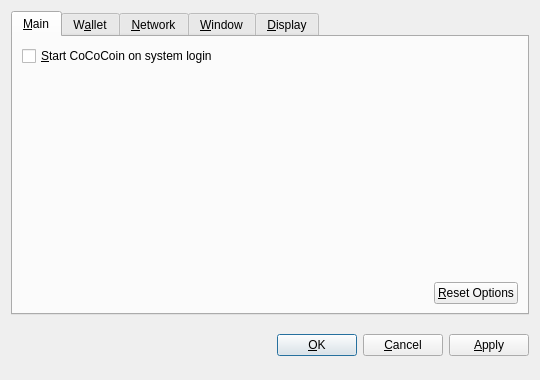
<?xml version="1.0" encoding="UTF-8"?>
<ui version="4.0">
 <class>OptionsDialog</class>
 <widget class="QDialog" name="OptionsDialog">
  <property name="geometry">
   <rect>
    <x>0</x>
    <y>0</y>
    <width>540</width>
    <height>380</height>
   </rect>
  </property>
  <property name="windowTitle">
   <string>Options</string>
  </property>
  <property name="modal">
   <bool>true</bool>
  </property>
  <layout class="QVBoxLayout" name="verticalLayout">
   <item>
    <widget class="QTabWidget" name="tabWidget">
     <property name="tabPosition">
      <enum>QTabWidget::North</enum>
     </property>
     <property name="currentIndex">
      <number>0</number>
     </property>
     <widget class="QWidget" name="tabMain">
      <attribute name="title">
       <string>&amp;Main</string>
      </attribute>
      <layout class="QVBoxLayout" name="verticalLayout_Main">
       <item>
        <widget class="QCheckBox" name="bitcoinAtStartup">
         <property name="toolTip">
          <string>Automatically start CoCoCoin after logging in to the system.</string>
         </property>
         <property name="text">
          <string>&amp;Start CoCoCoin on system login</string>
         </property>
        </widget>
       </item>
       <item>
        <spacer name="verticalSpacer_Main">
         <property name="orientation">
          <enum>Qt::Vertical</enum>
         </property>
         <property name="sizeHint" stdset="0">
          <size>
           <width>20</width>
           <height>40</height>
          </size>
         </property>
        </spacer>
       </item>
       <item>
        <layout class="QHBoxLayout" name="horizontalLayout_2_Main">
         <item>
          <spacer name="horizontalSpacer_2_Main">
           <property name="orientation">
            <enum>Qt::Horizontal</enum>
           </property>
           <property name="sizeHint" stdset="0">
            <size>
             <width>40</width>
             <height>20</height>
            </size>
           </property>
          </spacer>
         </item>
         <item>
          <widget class="QPushButton" name="resetButton">
           <property name="toolTip">
            <string>Reset all client options to default.</string>
           </property>
           <property name="text">
            <string>&amp;Reset Options</string>
           </property>
           <property name="autoDefault">
            <bool>false</bool>
           </property>
          </widget>
         </item>
        </layout>
       </item>
      </layout>
     </widget>
     <widget class="QWidget" name="tabWallet">
      <attribute name="title">
       <string>W&amp;allet</string>
      </attribute>
      <layout class="QVBoxLayout" name="verticalLayout_Network">
       <item>
        <widget class="QLabel" name="transactionFeeInfoLabel">
         <property name="text">
          <string>Optional transaction fee per kB that helps make sure your transactions are processed quickly. Most transactions are 1 kB.</string>
         </property>
         <property name="textFormat">
          <enum>Qt::PlainText</enum>
         </property>
         <property name="wordWrap">
          <bool>true</bool>
         </property>
        </widget>
       </item>
       <item>
        <layout class="QHBoxLayout" name="horizontalLayout_1_Main">
         <item>
          <widget class="QLabel" name="transactionFeeLabel">
           <property name="text">
            <string>Pay transaction &amp;fee</string>
           </property>
           <property name="textFormat">
            <enum>Qt::PlainText</enum>
           </property>
           <property name="buddy">
            <cstring>transactionFee</cstring>
           </property>
          </widget>
         </item>
         <item>
          <widget class="BitcoinAmountField" name="transactionFee"/>
         </item>
         <item>
          <spacer name="horizontalSpacer_1_Main">
           <property name="orientation">
            <enum>Qt::Horizontal</enum>
           </property>
           <property name="sizeHint" stdset="0">
            <size>
             <width>40</width>
             <height>20</height>
            </size>
           </property>
          </spacer>
         </item>
        </layout>
       </item>
       <item>
        <widget class="QLabel" name="label">
         <property name="text">
          <string>If you disable the spending of unconfirmed change, the change from a transaction cannot be used until that transaction has at least one confirmation. This also affects how your balance is computed.</string>
         </property>
         <property name="wordWrap">
          <bool>true</bool>
         </property>
        </widget>
       </item>
       <item>
        <widget class="QCheckBox" name="spendZeroConfChange">
         <property name="text">
          <string>Spend unconfirmed change  (experts only)</string>
         </property>
        </widget>
       </item>
       <item>
        <spacer name="verticalSpacer">
         <property name="orientation">
          <enum>Qt::Vertical</enum>
         </property>
         <property name="sizeHint" stdset="0">
          <size>
           <width>20</width>
           <height>40</height>
          </size>
         </property>
        </spacer>
       </item>
      </layout>
     </widget>
     <widget class="QWidget" name="tabNetwork">
      <attribute name="title">
       <string>&amp;Network</string>
      </attribute>
      <layout class="QVBoxLayout" name="verticalLayout_Network">
       <item>
        <widget class="QCheckBox" name="mapPortUpnp">
         <property name="toolTip">
          <string>Automatically open the CoCoCoin client port on the router. This only works when your router supports UPnP and it is enabled.</string>
         </property>
         <property name="text">
          <string>Map port using &amp;UPnP</string>
         </property>
        </widget>
       </item>
       <item>
        <widget class="QCheckBox" name="connectSocks">
         <property name="toolTip">
          <string>Connect to the CoCoCoin network through a SOCKS proxy (e.g. when connecting through Tor).</string>
         </property>
         <property name="text">
          <string>&amp;Connect through SOCKS proxy:</string>
         </property>
        </widget>
       </item>
       <item>
        <layout class="QHBoxLayout" name="horizontalLayout_Network">
         <item>
          <widget class="QLabel" name="proxyIpLabel">
           <property name="text">
            <string>Proxy &amp;IP:</string>
           </property>
           <property name="textFormat">
            <enum>Qt::PlainText</enum>
           </property>
           <property name="buddy">
            <cstring>proxyIp</cstring>
           </property>
          </widget>
         </item>
         <item>
          <widget class="QValidatedLineEdit" name="proxyIp">
           <property name="maximumSize">
            <size>
             <width>140</width>
             <height>16777215</height>
            </size>
           </property>
           <property name="toolTip">
            <string>IP address of the proxy (e.g. 127.0.0.1)</string>
           </property>
          </widget>
         </item>
         <item>
          <widget class="QLabel" name="proxyPortLabel">
           <property name="text">
            <string>&amp;Port:</string>
           </property>
           <property name="textFormat">
            <enum>Qt::PlainText</enum>
           </property>
           <property name="buddy">
            <cstring>proxyPort</cstring>
           </property>
          </widget>
         </item>
         <item>
          <widget class="QLineEdit" name="proxyPort">
           <property name="maximumSize">
            <size>
             <width>55</width>
             <height>16777215</height>
            </size>
           </property>
           <property name="toolTip">
            <string>Port of the proxy (e.g. 9050)</string>
           </property>
          </widget>
         </item>
         <item>
          <widget class="QLabel" name="socksVersionLabel">
           <property name="text">
            <string>SOCKS &amp;Version:</string>
           </property>
           <property name="textFormat">
            <enum>Qt::PlainText</enum>
           </property>
           <property name="buddy">
            <cstring>socksVersion</cstring>
           </property>
          </widget>
         </item>
         <item>
          <widget class="QValueComboBox" name="socksVersion">
           <property name="toolTip">
            <string>SOCKS version of the proxy (e.g. 5)</string>
           </property>
          </widget>
         </item>
         <item>
          <spacer name="horizontalSpacer_Network">
           <property name="orientation">
            <enum>Qt::Horizontal</enum>
           </property>
           <property name="sizeHint" stdset="0">
            <size>
             <width>40</width>
             <height>20</height>
            </size>
           </property>
          </spacer>
         </item>
        </layout>
       </item>
       <item>
        <spacer name="verticalSpacer_Network">
         <property name="orientation">
          <enum>Qt::Vertical</enum>
         </property>
         <property name="sizeHint" stdset="0">
          <size>
           <width>20</width>
           <height>40</height>
          </size>
         </property>
        </spacer>
       </item>
      </layout>
     </widget>
     <widget class="QWidget" name="tabWindow">
      <attribute name="title">
       <string>&amp;Window</string>
      </attribute>
      <layout class="QVBoxLayout" name="verticalLayout_Window">
       <item>
        <widget class="QCheckBox" name="minimizeToTray">
         <property name="toolTip">
          <string>Show only a tray icon after minimizing the window.</string>
         </property>
         <property name="text">
          <string>&amp;Minimize to the tray instead of the taskbar</string>
         </property>
        </widget>
       </item>
       <item>
        <widget class="QCheckBox" name="minimizeOnClose">
         <property name="toolTip">
          <string>Minimize instead of exit the application when the window is closed. When this option is enabled, the application will be closed only after selecting Quit in the menu.</string>
         </property>
         <property name="text">
          <string>M&amp;inimize on close</string>
         </property>
        </widget>
       </item>
       <item>
        <spacer name="verticalSpacer_Window">
         <property name="orientation">
          <enum>Qt::Vertical</enum>
         </property>
         <property name="sizeHint" stdset="0">
          <size>
           <width>20</width>
           <height>40</height>
          </size>
         </property>
        </spacer>
       </item>
      </layout>
     </widget>
     <widget class="QWidget" name="tabDisplay">
      <attribute name="title">
       <string>&amp;Display</string>
      </attribute>
      <layout class="QVBoxLayout" name="verticalLayout_Display">
       <item>
        <layout class="QHBoxLayout" name="horizontalLayout_1_Display">
         <item>
          <widget class="QLabel" name="langLabel">
           <property name="text">
            <string>User Interface &amp;language:</string>
           </property>
           <property name="textFormat">
            <enum>Qt::PlainText</enum>
           </property>
           <property name="buddy">
            <cstring>lang</cstring>
           </property>
          </widget>
         </item>
         <item>
          <widget class="QValueComboBox" name="lang">
           <property name="toolTip">
            <string>The user interface language can be set here. This setting will take effect after restarting CoCoCoin.</string>
           </property>
          </widget>
         </item>
        </layout>
       </item>
       <item>
        <layout class="QHBoxLayout" name="horizontalLayout_2_Display">
         <item>
          <widget class="QLabel" name="unitLabel">
           <property name="text">
            <string>&amp;Unit to show amounts in:</string>
           </property>
           <property name="textFormat">
            <enum>Qt::PlainText</enum>
           </property>
           <property name="buddy">
            <cstring>unit</cstring>
           </property>
          </widget>
         </item>
         <item>
          <widget class="QValueComboBox" name="unit">
           <property name="toolTip">
            <string>Choose the default subdivision unit to show in the interface and when sending coins.</string>
           </property>
          </widget>
         </item>
        </layout>
       </item>
       <item>
        <widget class="QCheckBox" name="displayAddresses">
         <property name="toolTip">
          <string>Whether to show CoCoCoin addresses in the transaction list or not.</string>
         </property>
         <property name="text">
          <string>&amp;Display addresses in transaction list</string>
         </property>
        </widget>
       </item>
       <item>
        <widget class="QCheckBox" name="coinControlFeatures">
         <property name="toolTip">
          <string>Whether to show coin control features or not.</string>
         </property>
         <property name="text">
          <string>Display coin &amp;control features (experts only!)</string>
         </property>
        </widget>
       </item>
       <item>
        <spacer name="verticalSpacer_Display">
         <property name="orientation">
          <enum>Qt::Vertical</enum>
         </property>
         <property name="sizeHint" stdset="0">
          <size>
           <width>20</width>
           <height>40</height>
          </size>
         </property>
        </spacer>
       </item>
      </layout>
     </widget>
    </widget>
   </item>
   <item>
    <layout class="QHBoxLayout" name="horizontalLayout_Buttons">
     <item>
      <spacer name="horizontalSpacer_1">
       <property name="orientation">
        <enum>Qt::Horizontal</enum>
       </property>
       <property name="sizeHint" stdset="0">
        <size>
         <width>40</width>
         <height>48</height>
        </size>
       </property>
      </spacer>
     </item>
     <item>
      <widget class="QLabel" name="statusLabel">
       <property name="font">
        <font>
         <weight>75</weight>
         <bold>true</bold>
        </font>
       </property>
       <property name="text">
        <string/>
       </property>
       <property name="textFormat">
        <enum>Qt::PlainText</enum>
       </property>
       <property name="wordWrap">
        <bool>true</bool>
       </property>
      </widget>
     </item>
     <item>
      <spacer name="horizontalSpacer_2">
       <property name="orientation">
        <enum>Qt::Horizontal</enum>
       </property>
       <property name="sizeHint" stdset="0">
        <size>
         <width>40</width>
         <height>48</height>
        </size>
       </property>
      </spacer>
     </item>
     <item>
      <widget class="QPushButton" name="okButton">
       <property name="text">
        <string>&amp;OK</string>
       </property>
      </widget>
     </item>
     <item>
      <widget class="QPushButton" name="cancelButton">
       <property name="text">
        <string>&amp;Cancel</string>
       </property>
       <property name="autoDefault">
        <bool>false</bool>
       </property>
      </widget>
     </item>
     <item>
      <widget class="QPushButton" name="applyButton">
       <property name="text">
        <string>&amp;Apply</string>
       </property>
       <property name="autoDefault">
        <bool>false</bool>
       </property>
      </widget>
     </item>
    </layout>
   </item>
  </layout>
 </widget>
 <customwidgets>
  <customwidget>
   <class>BitcoinAmountField</class>
   <extends>QSpinBox</extends>
   <header>bitcoinamountfield.h</header>
  </customwidget>
  <customwidget>
   <class>QValueComboBox</class>
   <extends>QComboBox</extends>
   <header>qvaluecombobox.h</header>
  </customwidget>
  <customwidget>
   <class>QValidatedLineEdit</class>
   <extends>QLineEdit</extends>
   <header>qvalidatedlineedit.h</header>
  </customwidget>
 </customwidgets>
 <resources/>
 <connections/>
</ui>
